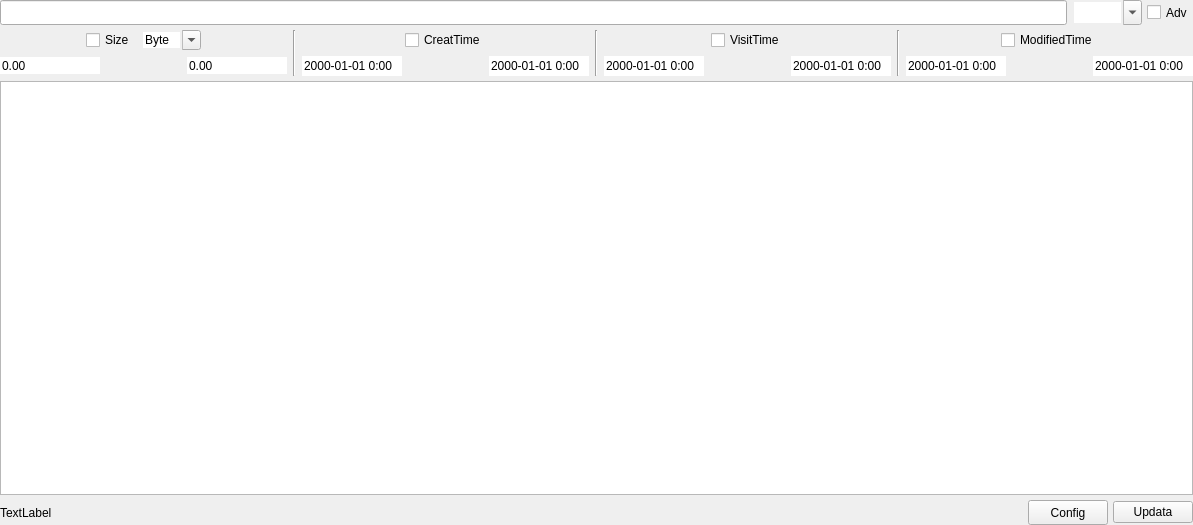
<?xml version="1.0" encoding="UTF-8"?>
<ui version="4.0">
 <class>SearchFile</class>
 <widget class="QWidget" name="SearchFile">
  <property name="geometry">
   <rect>
    <x>0</x>
    <y>0</y>
    <width>1193</width>
    <height>525</height>
   </rect>
  </property>
  <property name="windowTitle">
   <string>Form</string>
  </property>
  <layout class="QVBoxLayout" name="verticalLayout">
   <property name="spacing">
    <number>5</number>
   </property>
   <property name="leftMargin">
    <number>0</number>
   </property>
   <property name="topMargin">
    <number>0</number>
   </property>
   <property name="rightMargin">
    <number>0</number>
   </property>
   <property name="bottomMargin">
    <number>0</number>
   </property>
   <item>
    <layout class="QHBoxLayout" name="horizontalLayout_3">
     <item>
      <widget class="QLineEdit" name="lineEdit">
       <property name="minimumSize">
        <size>
         <width>135</width>
         <height>25</height>
        </size>
       </property>
      </widget>
     </item>
     <item>
      <widget class="QComboBox" name="comboBox_Type">
       <property name="minimumSize">
        <size>
         <width>60</width>
         <height>25</height>
        </size>
       </property>
       <property name="editable">
        <bool>true</bool>
       </property>
       <property name="frame">
        <bool>false</bool>
       </property>
      </widget>
     </item>
     <item>
      <widget class="QCheckBox" name="checkBox">
       <property name="minimumSize">
        <size>
         <width>0</width>
         <height>25</height>
        </size>
       </property>
       <property name="text">
        <string>Adv</string>
       </property>
      </widget>
     </item>
    </layout>
   </item>
   <item>
    <widget class="QWidget" name="widget_AdvSearch" native="true">
     <property name="minimumSize">
      <size>
       <width>0</width>
       <height>0</height>
      </size>
     </property>
     <property name="maximumSize">
      <size>
       <width>16777215</width>
       <height>100</height>
      </size>
     </property>
     <layout class="QHBoxLayout" name="horizontalLayout_11">
      <property name="leftMargin">
       <number>0</number>
      </property>
      <property name="topMargin">
       <number>0</number>
      </property>
      <property name="rightMargin">
       <number>0</number>
      </property>
      <property name="bottomMargin">
       <number>0</number>
      </property>
      <item>
       <layout class="QVBoxLayout" name="verticalLayout_2">
        <item>
         <layout class="QHBoxLayout" name="horizontalLayout_2">
          <item>
           <spacer name="horizontalSpacer_3">
            <property name="orientation">
             <enum>Qt::Horizontal</enum>
            </property>
            <property name="sizeHint" stdset="0">
             <size>
              <width>40</width>
              <height>20</height>
             </size>
            </property>
           </spacer>
          </item>
          <item>
           <widget class="QCheckBox" name="checkBox_2">
            <property name="text">
             <string>Size</string>
            </property>
           </widget>
          </item>
          <item>
           <widget class="QComboBox" name="comboBox_Unit">
            <property name="minimumSize">
             <size>
              <width>60</width>
              <height>20</height>
             </size>
            </property>
            <property name="editable">
             <bool>true</bool>
            </property>
            <property name="frame">
             <bool>false</bool>
            </property>
            <item>
             <property name="text">
              <string>Byte</string>
             </property>
            </item>
            <item>
             <property name="text">
              <string>KB</string>
             </property>
            </item>
            <item>
             <property name="text">
              <string>MB</string>
             </property>
            </item>
            <item>
             <property name="text">
              <string>GB</string>
             </property>
            </item>
            <item>
             <property name="text">
              <string>TB</string>
             </property>
            </item>
           </widget>
          </item>
          <item>
           <spacer name="horizontalSpacer_13">
            <property name="orientation">
             <enum>Qt::Horizontal</enum>
            </property>
            <property name="sizeHint" stdset="0">
             <size>
              <width>40</width>
              <height>20</height>
             </size>
            </property>
           </spacer>
          </item>
         </layout>
        </item>
        <item>
         <layout class="QHBoxLayout" name="horizontalLayout_7">
          <item>
           <widget class="QDoubleSpinBox" name="doubleSpinBox_Size">
            <property name="minimumSize">
             <size>
              <width>100</width>
              <height>0</height>
             </size>
            </property>
            <property name="maximumSize">
             <size>
              <width>16777215</width>
              <height>16777215</height>
             </size>
            </property>
            <property name="frame">
             <bool>false</bool>
            </property>
            <property name="buttonSymbols">
             <enum>QAbstractSpinBox::NoButtons</enum>
            </property>
            <property name="keyboardTracking">
             <bool>true</bool>
            </property>
           </widget>
          </item>
          <item>
           <spacer name="horizontalSpacer_6">
            <property name="orientation">
             <enum>Qt::Horizontal</enum>
            </property>
            <property name="sizeHint" stdset="0">
             <size>
              <width>40</width>
              <height>20</height>
             </size>
            </property>
           </spacer>
          </item>
          <item>
           <widget class="QDoubleSpinBox" name="doubleSpinBox_Size_2">
            <property name="minimumSize">
             <size>
              <width>100</width>
              <height>0</height>
             </size>
            </property>
            <property name="maximumSize">
             <size>
              <width>16777215</width>
              <height>16777215</height>
             </size>
            </property>
            <property name="frame">
             <bool>false</bool>
            </property>
            <property name="buttonSymbols">
             <enum>QAbstractSpinBox::NoButtons</enum>
            </property>
            <property name="keyboardTracking">
             <bool>true</bool>
            </property>
           </widget>
          </item>
         </layout>
        </item>
       </layout>
      </item>
      <item>
       <widget class="Line" name="line">
        <property name="orientation">
         <enum>Qt::Vertical</enum>
        </property>
       </widget>
      </item>
      <item>
       <layout class="QVBoxLayout" name="verticalLayout_3">
        <item>
         <layout class="QHBoxLayout" name="horizontalLayout_8">
          <item>
           <spacer name="horizontalSpacer">
            <property name="orientation">
             <enum>Qt::Horizontal</enum>
            </property>
            <property name="sizeHint" stdset="0">
             <size>
              <width>40</width>
              <height>20</height>
             </size>
            </property>
           </spacer>
          </item>
          <item>
           <widget class="QCheckBox" name="checkBox_Creattime">
            <property name="text">
             <string>CreatTime</string>
            </property>
           </widget>
          </item>
          <item>
           <spacer name="horizontalSpacer_9">
            <property name="orientation">
             <enum>Qt::Horizontal</enum>
            </property>
            <property name="sizeHint" stdset="0">
             <size>
              <width>40</width>
              <height>20</height>
             </size>
            </property>
           </spacer>
          </item>
         </layout>
        </item>
        <item>
         <layout class="QHBoxLayout" name="horizontalLayout_6">
          <item>
           <widget class="QDateTimeEdit" name="dateTimeEdit_Creattime">
            <property name="minimumSize">
             <size>
              <width>0</width>
              <height>17</height>
             </size>
            </property>
            <property name="maximumSize">
             <size>
              <width>100</width>
              <height>28</height>
             </size>
            </property>
            <property name="frame">
             <bool>false</bool>
            </property>
            <property name="buttonSymbols">
             <enum>QAbstractSpinBox::NoButtons</enum>
            </property>
            <property name="keyboardTracking">
             <bool>true</bool>
            </property>
            <property name="displayFormat">
             <string>yyyy-MM-dd H:mm</string>
            </property>
           </widget>
          </item>
          <item>
           <spacer name="horizontalSpacer_7">
            <property name="orientation">
             <enum>Qt::Horizontal</enum>
            </property>
            <property name="sizeHint" stdset="0">
             <size>
              <width>40</width>
              <height>20</height>
             </size>
            </property>
           </spacer>
          </item>
          <item>
           <widget class="QDateTimeEdit" name="dateTimeEdit_Creattime_2">
            <property name="minimumSize">
             <size>
              <width>0</width>
              <height>17</height>
             </size>
            </property>
            <property name="maximumSize">
             <size>
              <width>100</width>
              <height>28</height>
             </size>
            </property>
            <property name="frame">
             <bool>false</bool>
            </property>
            <property name="buttonSymbols">
             <enum>QAbstractSpinBox::NoButtons</enum>
            </property>
            <property name="keyboardTracking">
             <bool>true</bool>
            </property>
            <property name="displayFormat">
             <string>yyyy-MM-dd H:mm</string>
            </property>
           </widget>
          </item>
         </layout>
        </item>
       </layout>
      </item>
      <item>
       <widget class="Line" name="line_2">
        <property name="orientation">
         <enum>Qt::Vertical</enum>
        </property>
       </widget>
      </item>
      <item>
       <layout class="QVBoxLayout" name="verticalLayout_5">
        <item>
         <layout class="QHBoxLayout" name="horizontalLayout_10">
          <item>
           <spacer name="horizontalSpacer_10">
            <property name="orientation">
             <enum>Qt::Horizontal</enum>
            </property>
            <property name="sizeHint" stdset="0">
             <size>
              <width>40</width>
              <height>20</height>
             </size>
            </property>
           </spacer>
          </item>
          <item>
           <widget class="QCheckBox" name="checkBox_VisitTime">
            <property name="text">
             <string>VisitTime</string>
            </property>
           </widget>
          </item>
          <item>
           <spacer name="horizontalSpacer_11">
            <property name="orientation">
             <enum>Qt::Horizontal</enum>
            </property>
            <property name="sizeHint" stdset="0">
             <size>
              <width>40</width>
              <height>20</height>
             </size>
            </property>
           </spacer>
          </item>
         </layout>
        </item>
        <item>
         <layout class="QHBoxLayout" name="horizontalLayout_5">
          <item>
           <widget class="QDateTimeEdit" name="dateTimeEdit_VisitTime">
            <property name="minimumSize">
             <size>
              <width>0</width>
              <height>20</height>
             </size>
            </property>
            <property name="maximumSize">
             <size>
              <width>100</width>
              <height>16777215</height>
             </size>
            </property>
            <property name="frame">
             <bool>false</bool>
            </property>
            <property name="buttonSymbols">
             <enum>QAbstractSpinBox::NoButtons</enum>
            </property>
            <property name="keyboardTracking">
             <bool>true</bool>
            </property>
            <property name="displayFormat">
             <string>yyyy-MM-dd H:mm</string>
            </property>
           </widget>
          </item>
          <item>
           <spacer name="horizontalSpacer_5">
            <property name="orientation">
             <enum>Qt::Horizontal</enum>
            </property>
            <property name="sizeHint" stdset="0">
             <size>
              <width>40</width>
              <height>20</height>
             </size>
            </property>
           </spacer>
          </item>
          <item>
           <widget class="QDateTimeEdit" name="dateTimeEdit_VisitTime_2">
            <property name="minimumSize">
             <size>
              <width>0</width>
              <height>20</height>
             </size>
            </property>
            <property name="maximumSize">
             <size>
              <width>100</width>
              <height>16777215</height>
             </size>
            </property>
            <property name="frame">
             <bool>false</bool>
            </property>
            <property name="buttonSymbols">
             <enum>QAbstractSpinBox::NoButtons</enum>
            </property>
            <property name="keyboardTracking">
             <bool>true</bool>
            </property>
            <property name="displayFormat">
             <string>yyyy-MM-dd H:mm</string>
            </property>
           </widget>
          </item>
         </layout>
        </item>
       </layout>
      </item>
      <item>
       <widget class="Line" name="line_3">
        <property name="orientation">
         <enum>Qt::Vertical</enum>
        </property>
       </widget>
      </item>
      <item>
       <layout class="QVBoxLayout" name="verticalLayout_4">
        <item>
         <layout class="QHBoxLayout" name="horizontalLayout_9">
          <item>
           <spacer name="horizontalSpacer_4">
            <property name="orientation">
             <enum>Qt::Horizontal</enum>
            </property>
            <property name="sizeHint" stdset="0">
             <size>
              <width>40</width>
              <height>20</height>
             </size>
            </property>
           </spacer>
          </item>
          <item>
           <widget class="QCheckBox" name="checkBox_ModifiedTime">
            <property name="text">
             <string>ModifiedTime</string>
            </property>
           </widget>
          </item>
          <item>
           <spacer name="horizontalSpacer_12">
            <property name="orientation">
             <enum>Qt::Horizontal</enum>
            </property>
            <property name="sizeHint" stdset="0">
             <size>
              <width>40</width>
              <height>20</height>
             </size>
            </property>
           </spacer>
          </item>
         </layout>
        </item>
        <item>
         <layout class="QHBoxLayout" name="horizontalLayout_4">
          <item>
           <widget class="QDateTimeEdit" name="dateTimeEdit_ModifiedTime">
            <property name="minimumSize">
             <size>
              <width>0</width>
              <height>20</height>
             </size>
            </property>
            <property name="maximumSize">
             <size>
              <width>100</width>
              <height>16777215</height>
             </size>
            </property>
            <property name="frame">
             <bool>false</bool>
            </property>
            <property name="buttonSymbols">
             <enum>QAbstractSpinBox::NoButtons</enum>
            </property>
            <property name="keyboardTracking">
             <bool>true</bool>
            </property>
            <property name="displayFormat">
             <string>yyyy-MM-dd H:mm</string>
            </property>
           </widget>
          </item>
          <item>
           <spacer name="horizontalSpacer_8">
            <property name="orientation">
             <enum>Qt::Horizontal</enum>
            </property>
            <property name="sizeHint" stdset="0">
             <size>
              <width>40</width>
              <height>20</height>
             </size>
            </property>
           </spacer>
          </item>
          <item>
           <widget class="QDateTimeEdit" name="dateTimeEdit_ModifiedTime_2">
            <property name="minimumSize">
             <size>
              <width>0</width>
              <height>20</height>
             </size>
            </property>
            <property name="maximumSize">
             <size>
              <width>100</width>
              <height>16777215</height>
             </size>
            </property>
            <property name="frame">
             <bool>false</bool>
            </property>
            <property name="buttonSymbols">
             <enum>QAbstractSpinBox::NoButtons</enum>
            </property>
            <property name="keyboardTracking">
             <bool>true</bool>
            </property>
            <property name="displayFormat">
             <string>yyyy-MM-dd H:mm</string>
            </property>
           </widget>
          </item>
         </layout>
        </item>
       </layout>
      </item>
     </layout>
    </widget>
   </item>
   <item>
    <widget class="QTableView" name="tableView">
     <property name="editTriggers">
      <set>QAbstractItemView::EditKeyPressed</set>
     </property>
     <property name="selectionBehavior">
      <enum>QAbstractItemView::SelectRows</enum>
     </property>
    </widget>
   </item>
   <item>
    <layout class="QHBoxLayout" name="horizontalLayout">
     <item>
      <widget class="QLabel" name="label_State">
       <property name="minimumSize">
        <size>
         <width>0</width>
         <height>25</height>
        </size>
       </property>
       <property name="maximumSize">
        <size>
         <width>16777215</width>
         <height>25</height>
        </size>
       </property>
       <property name="text">
        <string>TextLabel</string>
       </property>
      </widget>
     </item>
     <item>
      <spacer name="horizontalSpacer_2">
       <property name="orientation">
        <enum>Qt::Horizontal</enum>
       </property>
       <property name="sizeHint" stdset="0">
        <size>
         <width>40</width>
         <height>20</height>
        </size>
       </property>
      </spacer>
     </item>
     <item>
      <widget class="QPushButton" name="pushButton_Config">
       <property name="minimumSize">
        <size>
         <width>80</width>
         <height>25</height>
        </size>
       </property>
       <property name="maximumSize">
        <size>
         <width>80</width>
         <height>25</height>
        </size>
       </property>
       <property name="text">
        <string>Config</string>
       </property>
      </widget>
     </item>
     <item>
      <widget class="QPushButton" name="pushButton_Updata">
       <property name="text">
        <string>Updata</string>
       </property>
      </widget>
     </item>
    </layout>
   </item>
  </layout>
 </widget>
 <resources/>
 <connections/>
</ui>
